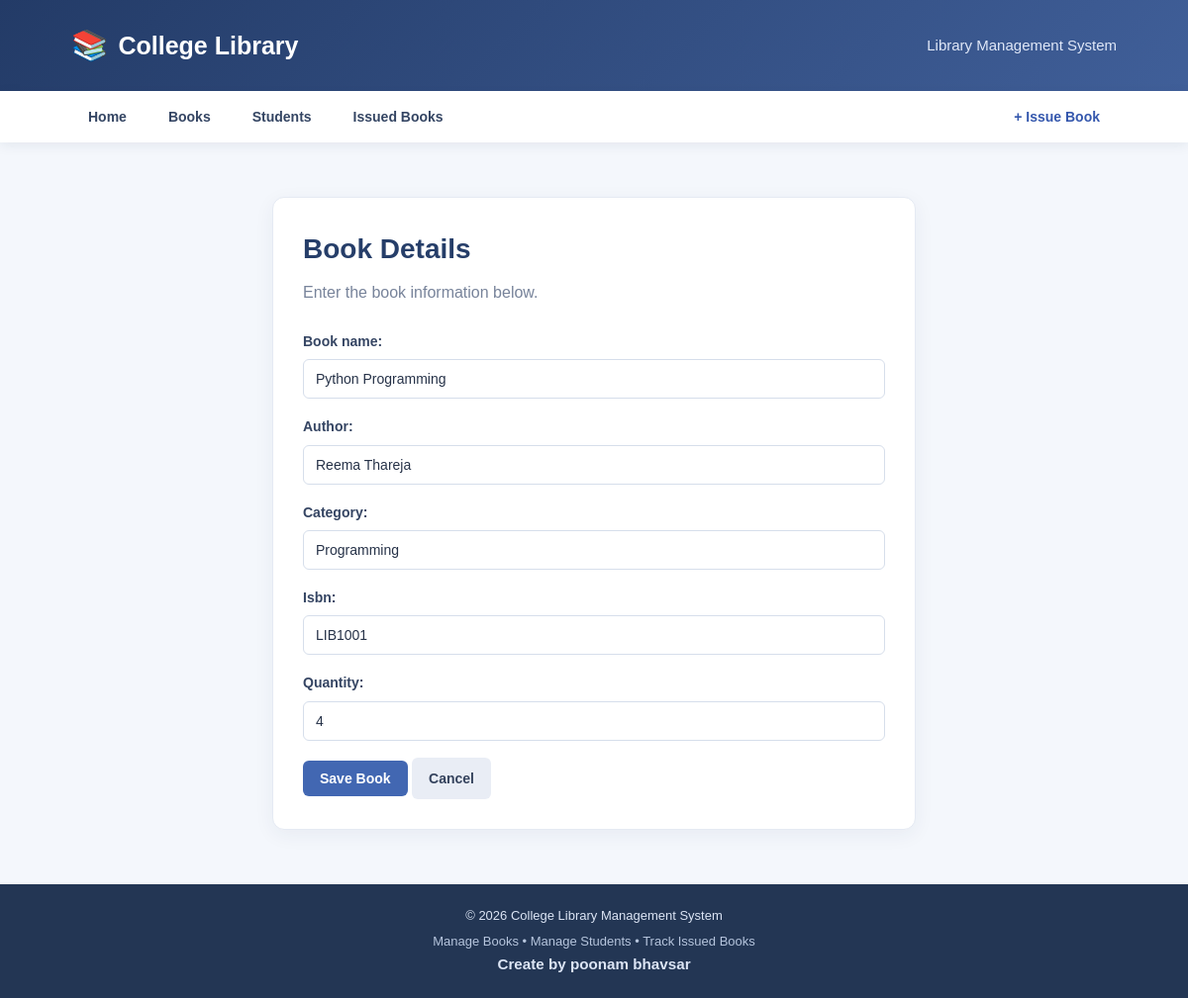
Page /edit-book/1/ on the committed database.
### library/models.py (models this page shows, shortened)
class Book(models.Model):
    book_name = models.CharField(max_length=100)
    author = models.CharField(max_length=100)
    category = models.CharField(max_length=50)
    isbn = models.CharField(max_length=20)
    quantity = models.IntegerField()

### library/views.py (the view)
# urls.py: path('edit-book/<int:id>/', views.edit_book, name='edit_book'),
def edit_book(request, id):
    book = get_object_or_404(Book, id=id)
    form = BookForm(request.POST or None, instance=book)
    if form.is_valid():
        form.save()
        return redirect('book_list')
    return render(request, 'library/book_form.html', {'form': form})

### library/forms.py
class BookForm(forms.ModelForm):
    class Meta:
        model = Book
        fields = '__all__'

### templates/library/book_form.html (shortened to what this page needs)
{% extends 'library/base.html' %}
{% block content %}
<div class="form-container">
    <h1 class="page-heading">Book Details</h1>
    <p class="page-description">
        Enter the book information below.
    </p>
    <form method="POST">
        {{ form.as_p }}
        <button type="submit" class="btn btn-primary">
            Save Book
        </button>
        <a href="{% url 'book_list' %}" class="btn btn-secondary">
            Cancel
        </a>
    </form>
</div>
{% endblock %}

### Qus3_Library_Management_System/static/css/style.css (style rules this page uses)
* { margin: 0; padding: 0; box-sizing: border-box; }
body { font-family: Arial, Helvetica, sans-serif; background-color: #f4f7fc; color: #263248; line-height: 1.6; min-height: 100vh; display: flex; flex-direction: column; }
a { text-decoration: none; }
.page-heading { font-size: 28px; color: #263e69; margin-bottom: 8px; }
.page-description { color: #77839a; margin-bottom: 25px; }
.btn { display: inline-block; border: none; border-radius: 6px; padding: 10px 17px; font-size: 14px; font-weight: bold; cursor: pointer; transition: 0.2s; }
.btn-primary { background-color: #4267b2; color: white; }
.btn-secondary { background-color: #e9edf5; color: #35435d; }
.form-container { max-width: 650px; margin: 20px auto; padding: 30px; background-color: white; border: 1px solid #e5eaf3; border-radius: 12px; box-shadow: 0 5px 20px rgba(30, 55, 90, 0.06); }
.form-container form p { margin-bottom: 17px; }
.form-container label { display: block; margin-bottom: 7px; color: #354563; font-size: 14px; font-weight: bold; }
input, select, textarea { width: 100%; padding: 11px 12px; font-family: inherit; font-size: 14px; color: #263248; border: 1px solid #d6deeb; border-radius: 6px; background-color: #fff; outline: none; }

### rows in the picture
Book: book_name "Python Programming", author "Reema Thareja", category "Programming", isbn "LIB1001", quantity "4"
